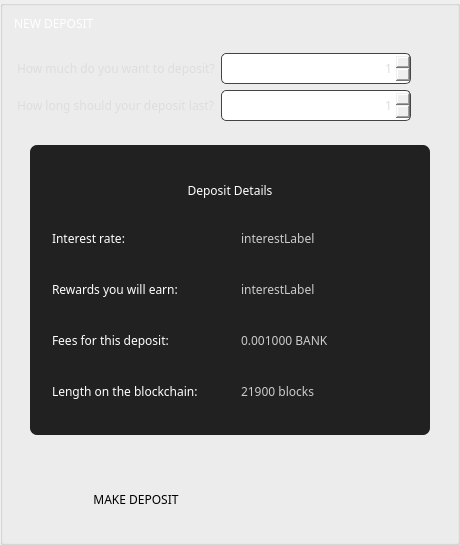
          <widget class="QGroupBox" name="groupBox_6">
           <property name="sizePolicy">
            <sizepolicy hsizetype="Fixed" vsizetype="Preferred">
             <horstretch>0</horstretch>
             <verstretch>0</verstretch>
            </sizepolicy>
           </property>
           <property name="styleSheet">
            <string notr="true">border-right: 1px solid #444;
</string>
           </property>
           <property name="title">
            <string/>
           </property>
           <property name="alignment">
            <set>Qt::AlignCenter</set>
           </property>
           <layout class="QVBoxLayout" name="verticalLayout_3">
            <property name="topMargin">
             <number>9</number>
            </property>
            <item>
             <widget class="QLabel" name="title_newDeposit">
              <property name="font">
               <font>
                <family>Poppins</family>
               </font>
              </property>
              <property name="styleSheet">
               <string notr="true">color: #fff;
background: transparent;

border: none;
text-align: left;
</string>
              </property>
              <property name="text">
               <string>NEW DEPOSIT</string>
              </property>
             </widget>
            </item>
            <item>
             <widget class="QGroupBox" name="depositGroup">
              <property name="sizePolicy">
               <sizepolicy hsizetype="Preferred" vsizetype="Preferred">
                <horstretch>0</horstretch>
                <verstretch>0</verstretch>
               </sizepolicy>
              </property>
              <property name="styleSheet">
               <string notr="true">border: none;</string>
              </property>
              <layout class="QFormLayout" name="formLayout">
               <property name="leftMargin">
                <number>0</number>
               </property>
               <item row="0" column="0">
                <widget class="QLabel" name="label">
                 <property name="minimumSize">
                  <size>
                   <width>0</width>
                   <height>31</height>
                  </size>
                 </property>
                 <property name="maximumSize">
                  <size>
                   <width>16777215</width>
                   <height>31</height>
                  </size>
                 </property>
                 <property name="sizeIncrement">
                  <size>
                   <width>0</width>
                   <height>50</height>
                  </size>
                 </property>
                 <property name="font">
                  <font>
                   <family>Poppins</family>
                   <weight>50</weight>
                   <bold>false</bold>
                  </font>
                 </property>
                 <property name="styleSheet">
                  <string notr="true">color: #ddd;  
border: none;</string>
                 </property>
                 <property name="text">
                  <string>How much do you want to deposit?</string>
                 </property>
                 <property name="alignment">
                  <set>Qt::AlignLeading|Qt::AlignLeft|Qt::AlignVCenter</set>
                 </property>
                </widget>
               </item>
               <item row="0" column="1">
                <widget class="QDoubleSpinBox" name="m_amountSpin">
                 <property name="minimumSize">
                  <size>
                   <width>0</width>
                   <height>31</height>
                  </size>
                 </property>
                 <property name="maximumSize">
                  <size>
                   <width>190</width>
                   <height>31</height>
                  </size>
                 </property>
                 <property name="sizeIncrement">
                  <size>
                   <width>0</width>
                   <height>0</height>
                  </size>
                 </property>
                 <property name="font">
                  <font>
                   <family>Poppins</family>
                  </font>
                 </property>
                 <property name="styleSheet">
                  <string notr="true">color: #ddd;

border: 1px solid #444;
border-radius: 5px; 
</string>
                 </property>
                 <property name="alignment">
                  <set>Qt::AlignRight|Qt::AlignTrailing|Qt::AlignVCenter</set>
                 </property>
                 <property name="decimals">
                  <number>0</number>
                 </property>
                 <property name="minimum">
                  <double>1.000000000000000</double>
                 </property>
                 <property name="maximum">
                  <double>20000000.000000000000000</double>
                 </property>
                </widget>
               </item>
               <item row="1" column="0">
                <widget class="QLabel" name="label_3">
                 <property name="minimumSize">
                  <size>
                   <width>0</width>
                   <height>31</height>
                  </size>
                 </property>
                 <property name="maximumSize">
                  <size>
                   <width>16777215</width>
                   <height>31</height>
                  </size>
                 </property>
                 <property name="sizeIncrement">
                  <size>
                   <width>0</width>
                   <height>50</height>
                  </size>
                 </property>
                 <property name="font">
                  <font>
                   <family>Poppins</family>
                   <weight>50</weight>
                   <bold>false</bold>
                  </font>
                 </property>
                 <property name="styleSheet">
                  <string notr="true">color: #ddd;  

border: none;</string>
                 </property>
                 <property name="text">
                  <string>How long should your deposit last?</string>
                 </property>
                 <property name="alignment">
                  <set>Qt::AlignLeading|Qt::AlignLeft|Qt::AlignVCenter</set>
                 </property>
                </widget>
               </item>
               <item row="1" column="1">
                <widget class="QSpinBox" name="m_timeSpin">
                 <property name="minimumSize">
                  <size>
                   <width>0</width>
                   <height>31</height>
                  </size>
                 </property>
                 <property name="maximumSize">
                  <size>
                   <width>190</width>
                   <height>31</height>
                  </size>
                 </property>
                 <property name="sizeIncrement">
                  <size>
                   <width>0</width>
                   <height>50</height>
                  </size>
                 </property>
                 <property name="font">
                  <font>
                   <family>Poppins</family>
                  </font>
                 </property>
                 <property name="styleSheet">
                  <string notr="true">color: #ddd;

border: 1px solid #444;
border-radius: 5px; 
</string>
                 </property>
                 <property name="alignment">
                  <set>Qt::AlignRight|Qt::AlignTrailing|Qt::AlignVCenter</set>
                 </property>
                 <property name="minimum">
                  <number>1</number>
                 </property>
                 <property name="maximum">
                  <number>12</number>
                 </property>
                </widget>
               </item>
              </layout>
             </widget>
            </item>
            <item>
             <widget class="QGroupBox" name="groupBox_12">
              <property name="sizePolicy">
               <sizepolicy hsizetype="Expanding" vsizetype="Minimum">
                <horstretch>0</horstretch>
                <verstretch>0</verstretch>
               </sizepolicy>
              </property>
              <property name="maximumSize">
               <size>
                <width>442</width>
                <height>310</height>
               </size>
              </property>
              <property name="styleSheet">
               <string notr="true">border: none;
padding: 0px;
margin: 0px;</string>
              </property>
              <layout class="QHBoxLayout" name="horizontalLayout_2">
               <property name="leftMargin">
                <number>0</number>
               </property>
               <property name="topMargin">
                <number>0</number>
               </property>
               <property name="rightMargin">
                <number>0</number>
               </property>
               <property name="bottomMargin">
                <number>0</number>
               </property>
               <item>
                <widget class="QLabel" name="empty_align_4">
                 <property name="sizePolicy">
                  <sizepolicy hsizetype="Expanding" vsizetype="Expanding">
                   <horstretch>0</horstretch>
                   <verstretch>0</verstretch>
                  </sizepolicy>
                 </property>
                 <property name="styleSheet">
                  <string notr="true">border: none;</string>
                 </property>
                 <property name="text">
                  <string/>
                 </property>
                 <property name="alignment">
                  <set>Qt::AlignCenter</set>
                 </property>
                </widget>
               </item>
               <item>
                <widget class="QGroupBox" name="groupBox_4">
                 <property name="sizePolicy">
                  <sizepolicy hsizetype="Preferred" vsizetype="Preferred">
                   <horstretch>0</horstretch>
                   <verstretch>0</verstretch>
                  </sizepolicy>
                 </property>
                 <property name="minimumSize">
                  <size>
                   <width>400</width>
                   <height>290</height>
                  </size>
                 </property>
                 <property name="maximumSize">
                  <size>
                   <width>16777215</width>
                   <height>290</height>
                  </size>
                 </property>
                 <property name="styleSheet">
                  <string notr="true">color: #fff; 
font-weight: normal; 
border-radius: 7px;
background-color: #212121;
padding: 5px;</string>
                 </property>
                 <property name="title">
                  <string/>
                 </property>
                 <property name="alignment">
                  <set>Qt::AlignCenter</set>
                 </property>
                 <property name="flat">
                  <bool>false</bool>
                 </property>
                 <layout class="QGridLayout" name="gridLayout_11">
                  <item row="1" column="0">
                   <widget class="QLabel" name="label_5">
                    <property name="minimumSize">
                     <size>
                      <width>0</width>
                      <height>31</height>
                     </size>
                    </property>
                    <property name="maximumSize">
                     <size>
                      <width>16777215</width>
                      <height>31</height>
                     </size>
                    </property>
                    <property name="font">
                     <font>
                      <family>Poppins</family>
                      <weight>50</weight>
                      <bold>false</bold>
                     </font>
                    </property>
                    <property name="styleSheet">
                     <string notr="true">color: #fff;  font-weight: normal; border: none; </string>
                    </property>
                    <property name="text">
                     <string>Interest rate:</string>
                    </property>
                    <property name="alignment">
                     <set>Qt::AlignLeading|Qt::AlignLeft|Qt::AlignVCenter</set>
                    </property>
                   </widget>
                  </item>
                  <item row="3" column="0">
                   <widget class="QLabel" name="label_8">
                    <property name="minimumSize">
                     <size>
                      <width>0</width>
                      <height>31</height>
                     </size>
                    </property>
                    <property name="maximumSize">
                     <size>
                      <width>16777215</width>
                      <height>31</height>
                     </size>
                    </property>
                    <property name="font">
                     <font>
                      <family>Poppins</family>
                      <weight>50</weight>
                      <bold>false</bold>
                     </font>
                    </property>
                    <property name="styleSheet">
                     <string notr="true">color: #fff;  font-weight: normal; border: none; </string>
                    </property>
                    <property name="text">
                     <string>Fees for this deposit:</string>
                    </property>
                    <property name="alignment">
                     <set>Qt::AlignLeading|Qt::AlignLeft|Qt::AlignVCenter</set>
                    </property>
                   </widget>
                  </item>
                  <item row="0" column="0" colspan="2">
                   <widget class="QLabel" name="title_depositDetails">
                    <property name="minimumSize">
                     <size>
                      <width>0</width>
                      <height>30</height>
                     </size>
                    </property>
                    <property name="maximumSize">
                     <size>
                      <width>16777215</width>
                      <height>25</height>
                     </size>
                    </property>
                    <property name="font">
                     <font>
                      <family>Poppins</family>
                      <weight>50</weight>
                      <bold>false</bold>
                     </font>
                    </property>
                    <property name="styleSheet">
                     <string notr="true">color: #fff;
background: transparent;


border: none;
text-align: left;
</string>
                    </property>
                    <property name="text">
                     <string>Deposit Details</string>
                    </property>
                    <property name="alignment">
                     <set>Qt::AlignCenter</set>
                    </property>
                   </widget>
                  </item>
                  <item row="3" column="1">
                   <widget class="QLabel" name="m_depositFeeLabel">
                    <property name="sizePolicy">
                     <sizepolicy hsizetype="Preferred" vsizetype="Preferred">
                      <horstretch>0</horstretch>
                      <verstretch>0</verstretch>
                     </sizepolicy>
                    </property>
                    <property name="minimumSize">
                     <size>
                      <width>0</width>
                      <height>31</height>
                     </size>
                    </property>
                    <property name="maximumSize">
                     <size>
                      <width>16777215</width>
                      <height>31</height>
                     </size>
                    </property>
                    <property name="font">
                     <font>
                      <family>Poppins</family>
                      <weight>50</weight>
                      <bold>false</bold>
                     </font>
                    </property>
                    <property name="styleSheet">
                     <string notr="true">color: #ccc;  font-weight: normal; border: none; </string>
                    </property>
                    <property name="text">
                     <string>0.001000 BANK</string>
                    </property>
                    <property name="alignment">
                     <set>Qt::AlignLeading|Qt::AlignLeft|Qt::AlignVCenter</set>
                    </property>
                   </widget>
                  </item>
                  <item row="1" column="1">
                   <widget class="QLabel" name="m_interestRateLabel">
                    <property name="sizePolicy">
                     <sizepolicy hsizetype="Preferred" vsizetype="Preferred">
                      <horstretch>0</horstretch>
                      <verstretch>0</verstretch>
                     </sizepolicy>
                    </property>
                    <property name="minimumSize">
                     <size>
                      <width>0</width>
                      <height>31</height>
                     </size>
                    </property>
                    <property name="maximumSize">
                     <size>
                      <width>16777215</width>
                      <height>31</height>
                     </size>
                    </property>
                    <property name="font">
                     <font>
                      <family>Poppins</family>
                      <weight>50</weight>
                      <bold>false</bold>
                     </font>
                    </property>
                    <property name="styleSheet">
                     <string notr="true">color: #ccc;  font-weight: normal; border: none; </string>
                    </property>
                    <property name="text">
                     <string>interestLabel</string>
                    </property>
                    <property name="alignment">
                     <set>Qt::AlignLeading|Qt::AlignLeft|Qt::AlignVCenter</set>
                    </property>
                   </widget>
                  </item>
                  <item row="4" column="0">
                   <widget class="QLabel" name="label_19">
                    <property name="minimumSize">
                     <size>
                      <width>0</width>
                      <height>31</height>
                     </size>
                    </property>
                    <property name="maximumSize">
                     <size>
                      <width>16777215</width>
                      <height>31</height>
                     </size>
                    </property>
                    <property name="font">
                     <font>
                      <family>Poppins</family>
                      <weight>50</weight>
                      <bold>false</bold>
                     </font>
                    </property>
                    <property name="styleSheet">
                     <string notr="true">color: #fff;  font-weight: normal; border: none; </string>
                    </property>
                    <property name="text">
                     <string>Length on the blockchain:</string>
                    </property>
                    <property name="alignment">
                     <set>Qt::AlignLeading|Qt::AlignLeft|Qt::AlignVCenter</set>
                    </property>
                   </widget>
                  </item>
                  <item row="2" column="1">
                   <widget class="QLabel" name="m_interestEarnedLabel">
                    <property name="minimumSize">
                     <size>
                      <width>0</width>
                      <height>31</height>
                     </size>
                    </property>
                    <property name="maximumSize">
                     <size>
                      <width>16777215</width>
                      <height>31</height>
                     </size>
                    </property>
                    <property name="font">
                     <font>
                      <family>Poppins</family>
                      <weight>50</weight>
                      <bold>false</bold>
                     </font>
                    </property>
                    <property name="styleSheet">
                     <string notr="true">color: #ccc;  font-weight: normal; border: none; </string>
                    </property>
                    <property name="text">
                     <string>interestLabel</string>
                    </property>
                    <property name="alignment">
                     <set>Qt::AlignLeading|Qt::AlignLeft|Qt::AlignVCenter</set>
                    </property>
                   </widget>
                  </item>
                  <item row="4" column="1">
                   <widget class="QLabel" name="m_timeLabel">
                    <property name="minimumSize">
                     <size>
                      <width>0</width>
                      <height>31</height>
                     </size>
                    </property>
                    <property name="maximumSize">
                     <size>
                      <width>16777215</width>
                      <height>31</height>
                     </size>
                    </property>
                    <property name="font">
                     <font>
                      <family>Poppins</family>
                      <weight>50</weight>
                      <bold>false</bold>
                     </font>
                    </property>
                    <property name="styleSheet">
                     <string notr="true">color: #ccc;  font-weight: normal; border: none; </string>
                    </property>
                    <property name="text">
                     <string>21900 blocks</string>
                    </property>
                    <property name="alignment">
                     <set>Qt::AlignLeading|Qt::AlignLeft|Qt::AlignVCenter</set>
                    </property>
                   </widget>
                  </item>
                  <item row="2" column="0">
                   <widget class="QLabel" name="label_6">
                    <property name="minimumSize">
                     <size>
                      <width>0</width>
                      <height>31</height>
                     </size>
                    </property>
                    <property name="maximumSize">
                     <size>
                      <width>16777215</width>
                      <height>31</height>
                     </size>
                    </property>
                    <property name="font">
                     <font>
                      <family>Poppins</family>
                      <weight>50</weight>
                      <bold>false</bold>
                     </font>
                    </property>
                    <property name="styleSheet">
                     <string notr="true">color: #fff;  font-weight: normal; border: none; </string>
                    </property>
                    <property name="text">
                     <string>Rewards you will earn:</string>
                    </property>
                    <property name="alignment">
                     <set>Qt::AlignLeading|Qt::AlignLeft|Qt::AlignVCenter</set>
                    </property>
                   </widget>
                  </item>
                 </layout>
                </widget>
               </item>
               <item>
                <widget class="QLabel" name="empty_align_5">
                 <property name="sizePolicy">
                  <sizepolicy hsizetype="Expanding" vsizetype="Expanding">
                   <horstretch>0</horstretch>
                   <verstretch>0</verstretch>
                  </sizepolicy>
                 </property>
                 <property name="styleSheet">
                  <string notr="true">border: none;</string>
                 </property>
                 <property name="text">
                  <string/>
                 </property>
                 <property name="alignment">
                  <set>Qt::AlignCenter</set>
                 </property>
                </widget>
               </item>
              </layout>
             </widget>
            </item>
            <item>
             <widget class="QLabel" name="empty_align_6">
              <property name="sizePolicy">
               <sizepolicy hsizetype="Expanding" vsizetype="Expanding">
                <horstretch>0</horstretch>
                <verstretch>0</verstretch>
               </sizepolicy>
              </property>
              <property name="styleSheet">
               <string notr="true">border: none;</string>
              </property>
              <property name="text">
               <string/>
              </property>
              <property name="alignment">
               <set>Qt::AlignCenter</set>
              </property>
             </widget>
            </item>
            <item>
             <widget class="QGroupBox" name="groupBox_11">
              <property name="sizePolicy">
               <sizepolicy hsizetype="Expanding" vsizetype="Minimum">
                <horstretch>0</horstretch>
                <verstretch>0</verstretch>
               </sizepolicy>
              </property>
              <property name="styleSheet">
               <string notr="true">border: none;</string>
              </property>
              <layout class="QHBoxLayout" name="horizontalLayout_3">
               <item>
                <widget class="QPushButton" name="b1_depositButton_2">
                 <property name="sizePolicy">
                  <sizepolicy hsizetype="Expanding" vsizetype="Fixed">
                   <horstretch>0</horstretch>
                   <verstretch>0</verstretch>
                  </sizepolicy>
                 </property>
                 <property name="minimumSize">
                  <size>
                   <width>220</width>
                   <height>40</height>
                  </size>
                 </property>
                 <property name="maximumSize">
                  <size>
                   <width>220</width>
                   <height>16777215</height>
                  </size>
                 </property>
                 <property name="font">
                  <font>
                   <family>Poppins</family>
                  </font>
                 </property>
                 <property name="styleSheet">
                  <string notr="true">/* This button style is handled automatically by OverviewFrame:setStyles() (in OverviewFrame.cpp) */</string>
                 </property>
                 <property name="text">
                  <string>MAKE DEPOSIT</string>
                 </property>
                </widget>
               </item>
               <item>
                <widget class="QLabel" name="empty_align_7">
                 <property name="sizePolicy">
                  <sizepolicy hsizetype="Expanding" vsizetype="Minimum">
                   <horstretch>0</horstretch>
                   <verstretch>0</verstretch>
                  </sizepolicy>
                 </property>
                 <property name="styleSheet">
                  <string notr="true">border: none;</string>
                 </property>
                 <property name="text">
                  <string/>
                 </property>
                 <property name="alignment">
                  <set>Qt::AlignCenter</set>
                 </property>
                </widget>
               </item>
               <item>
                <widget class="QLabel" name="empty_align_8">
                 <property name="sizePolicy">
                  <sizepolicy hsizetype="Expanding" vsizetype="Minimum">
                   <horstretch>0</horstretch>
                   <verstretch>0</verstretch>
                  </sizepolicy>
                 </property>
                 <property name="styleSheet">
                  <string notr="true">border: none;</string>
                 </property>
                 <property name="text">
                  <string/>
                 </property>
                 <property name="alignment">
                  <set>Qt::AlignCenter</set>
                 </property>
                </widget>
               </item>
              </layout>
             </widget>
            </item>
           </layout>
          </widget>
